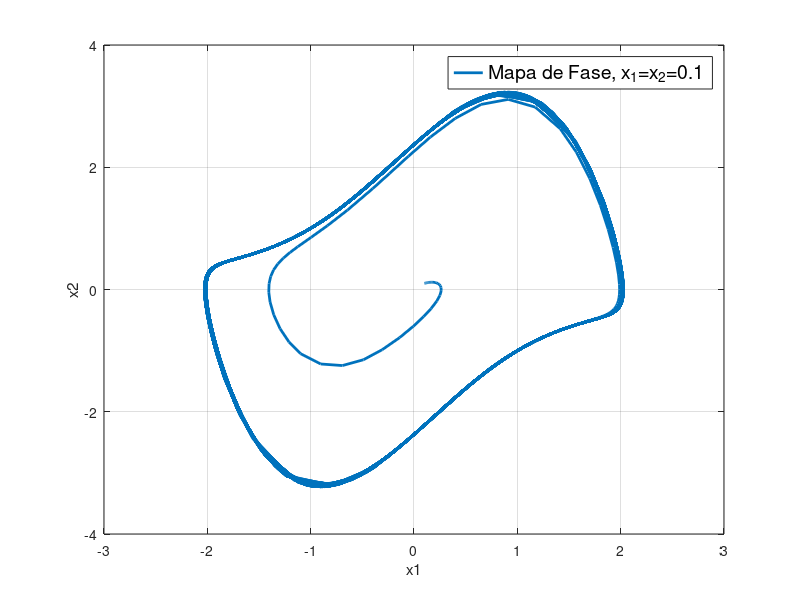

MATLAB code to generate this figure:
function my_phase()
[~,X] = ode45(@EOM,[0 1000],[0.1 0.1]);
x1 = X(:,1);
x2 = X(:,2);
plot(x1,x2,'LineWidth',2.0)
leg1 = legend('Mapa de Fase, x_1=x_2=0.1');
set(leg1,'FontSize', 14);
xlabel('x1')
ylabel('x2')
grid
end
function dX = EOM(t, y)
dX = zeros(2,1);
c = 2;
x1  = y(1);
x2  = y(2);
mi=1.5;
dX = [x2;...
      mi*(1-x1^2)*x2-x1];
end
